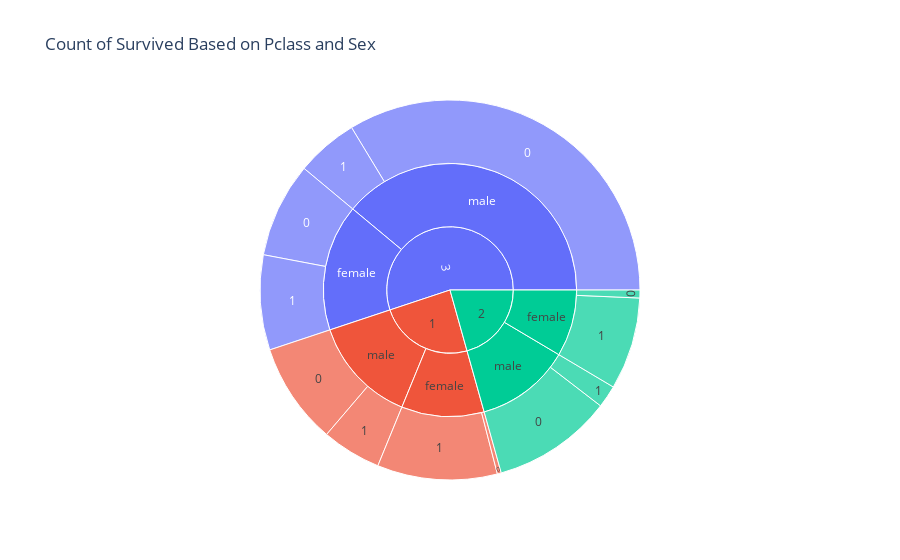

Notebook cell for this chart:
### Code cell
fig=px.sunburst(train_data.groupby(["Pclass","Sex","Survived"]).size().reset_index(name="count"),path=["Pclass","Sex","Survived"],values="count",title="Count of Survived Based on Pclass and Sex")
fig.show()

### Figure 1 — Plotly figure (JSON) as saved in the notebook; plotly's stock layout.template omitted (floating-point values rounded to 4 significant figures)
{"data": [{"branchvalues": "total", "domain": {"x": [0.0, 1.0], "y": [0.0, 1.0]}, "hovertemplate": "labels=%{label}<br>count=%{value}<br>parent=%{parent}<br>id=%{id}<extra></extra>", "ids": ["1/female/0", "2/female/0", "3/female/0", "1/male/0", "2/male/0", "3/male/0", "1/female/1", "2/female/1", "3/female/1", "1/male/1", "2/male/1", "3/male/1", "1/female", "2/female", "3/female", "1/male", "2/male", "3/male", "1", "2", "3"], "labels": ["0", "0", "0", "0", "0", "0", "1", "1", "1", "1", "1", "1", "female", "female", "female", "male", "male", "male", "1", "2", "3"], "name": "", "parents": ["1/female", "2/female", "3/female", "1/male", "2/male", "3/male", "1/female", "2/female", "3/female", "1/male", "2/male", "3/male", "1", "2", "3", "1", "2", "3", "", "", ""], "type": "sunburst", "values": [3, 6, 72, 77, 91, 300, 91, 70, 72, 45, 17, 47, 94, 76, 144, 122, 108, 347, 216, 184, 491]}], "layout": {"legend": {"tracegroupgap": 0}, "title": {"text": "Count of Survived Based on Pclass and Sex"}}}
